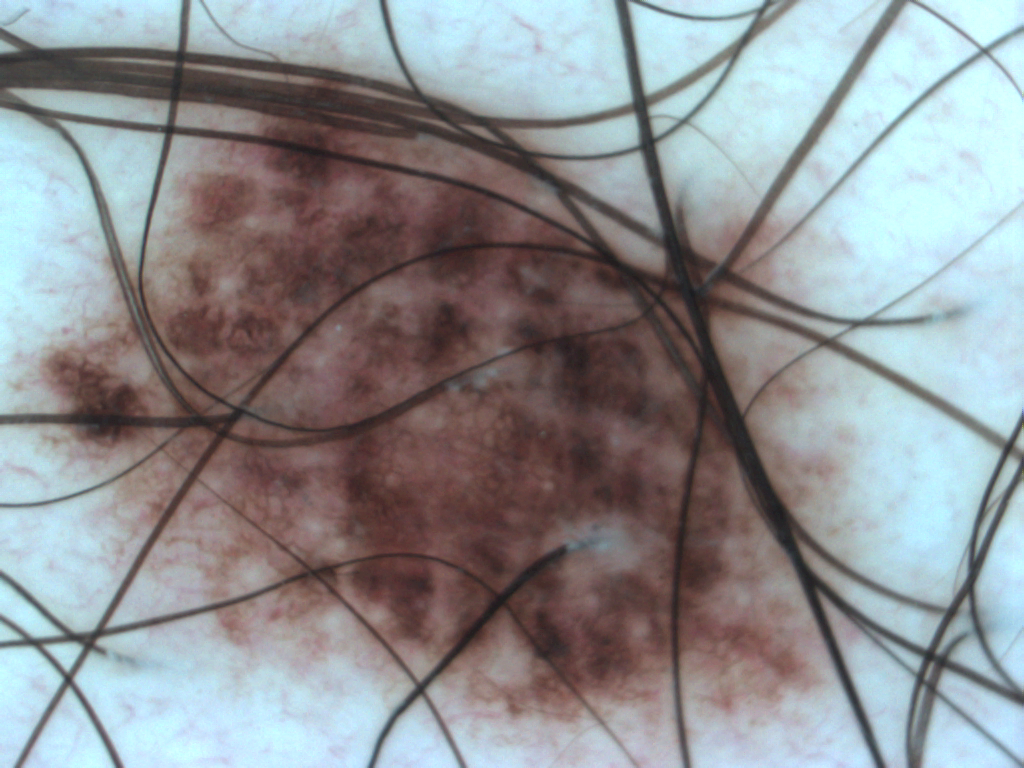
#> input picture img/V4_2017/01/03/00001927_00003817/00013004.bmp, 1024 x 768 px, found by its file name
$ python apertura2.py ../img/V4_2017/01/03/00001927_00003817/00013004.bmp   (older library calls are emulated)
#> lines starting #> are read from the running program, lines starting #| are printed output that depends on the picture
# Apertura di immagini multiple
import os
import sys
import cv2
import numpy
import numpy.ma
import matplotlib
from matplotlib import pyplot as plt

img_path = "C:\\Users\\matte\\OneDrive\\Documenti\\GitHub\\dilidermo\\img\\V4_2017\\01\03\\00001927_00003817\\00013004.bmp"#sys.argv[1]

# Calcolo istrogramma
def histogram(grey, mask=None):
        channel = [0]
        hist = cv2.calcHist([grey], channels=[0], mask=None, histSize=[256], ranges=[0, 256])
        plt.plot(hist)
        plt.show()
        return (hist)

#
def show_result(grey, laplacian, sobelx, sobely):
        matplotlib.pyplot.subplot(2, 2, 1)
        matplotlib.pyplot.imshow(grey, cmap='gray')
        matplotlib.pyplot.title('Original')
        matplotlib.pyplot.xticks([])
        matplotlib.pyplot.yticks([])
        matplotlib.pyplot.subplot(2, 2, 2)
        matplotlib.pyplot.imshow(laplacian, cmap='gray')
        matplotlib.pyplot.title('Laplacian')
        matplotlib.pyplot.xticks([])
        matplotlib.pyplot.yticks([])
        matplotlib.pyplot.subplot(2, 2, 3)
        matplotlib.pyplot.imshow(sobelx, cmap='gray')
        matplotlib.pyplot.title('Sobel X')
        matplotlib.pyplot.xticks([])
        matplotlib.pyplot.yticks([])
        matplotlib.pyplot.subplot(2, 2, 4)
        matplotlib.pyplot.imshow(sobely, cmap='gray')
        matplotlib.pyplot.title('Sobel Y')
        matplotlib.pyplot.xticks([])
        matplotlib.pyplot.yticks([])
        matplotlib.pyplot.show()


# Funzione di preprocessing immagini (Calcolo gradienti)
def test_gradient(img, grey):
        laplacian64 = cv2.Laplacian(grey, cv2.CV_64F)
        laplacian = numpy.uint8(numpy.absolute(laplacian64))
        sobelx64 = cv2.Sobel(grey, cv2.CV_64F, 1, 0, ksize=5)
        sobelx = numpy.uint8(numpy.absolute(sobelx64))
        sobely64 = cv2.Sobel(grey, cv2.CV_64F, 0, 1, ksize=5)
        sobely = numpy.uint8(numpy.absolute(sobely64))
        show_result(grey, laplacian, sobelx, sobely)

try:
        img = cv2.imread(img_path)
#> img is the input picture: shape (768, 1024, 3); mean B, G, R 147.6, 144.5, 142.5
        grey = cv2.cvtColor(img, cv2.COLOR_RGB2GRAY)
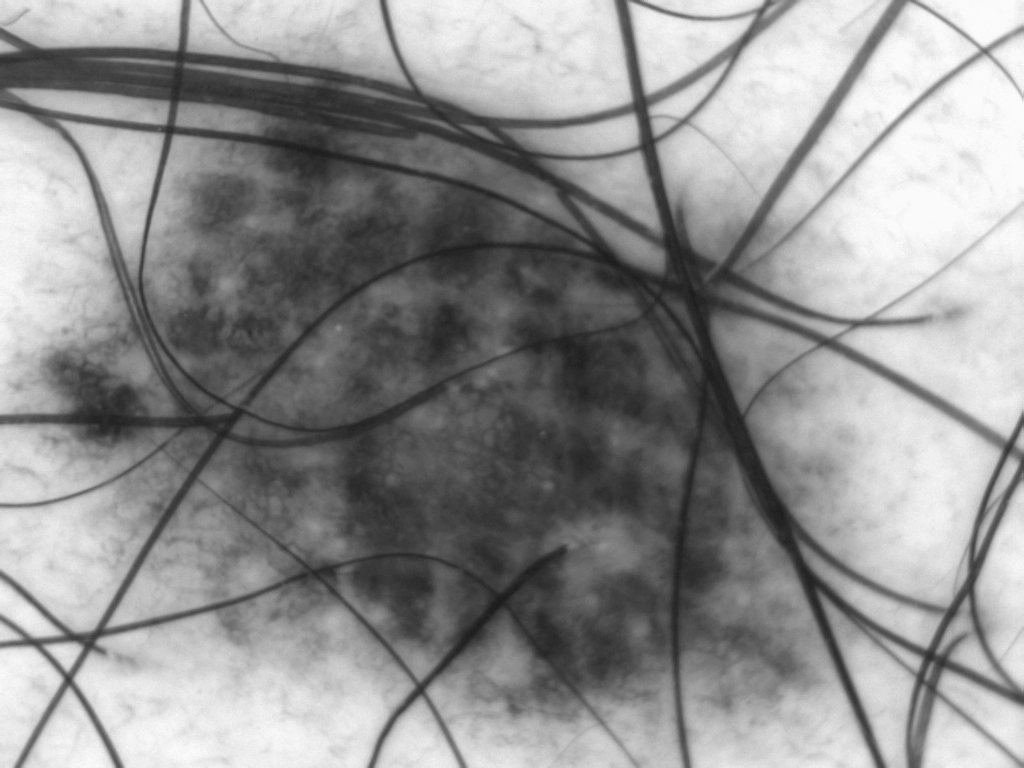
#> grey: shape (768, 1024); min 27, max 252, mean 145.2
        cv2.imshow("Maledetta immagine", img)
        histogram(grey)
#> in histogram, `hist = cv2.calcHist([grey], channels=[0], mask=None, histSize=[256], r..`: hist = 256 values, max 8760 at index 250, min 0 at index 0, mean 3072
#> in histogram, `plt.show()`:
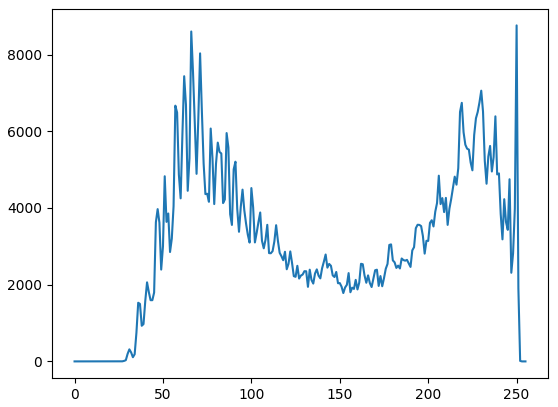
#> figure drawn by matplotlib, 1 panel; curve peaks at x = 250, y = 8760
        test_gradient(img, grey)
#> in test_gradient, `laplacian = numpy.uint8(numpy.absolute(laplacian64))`:
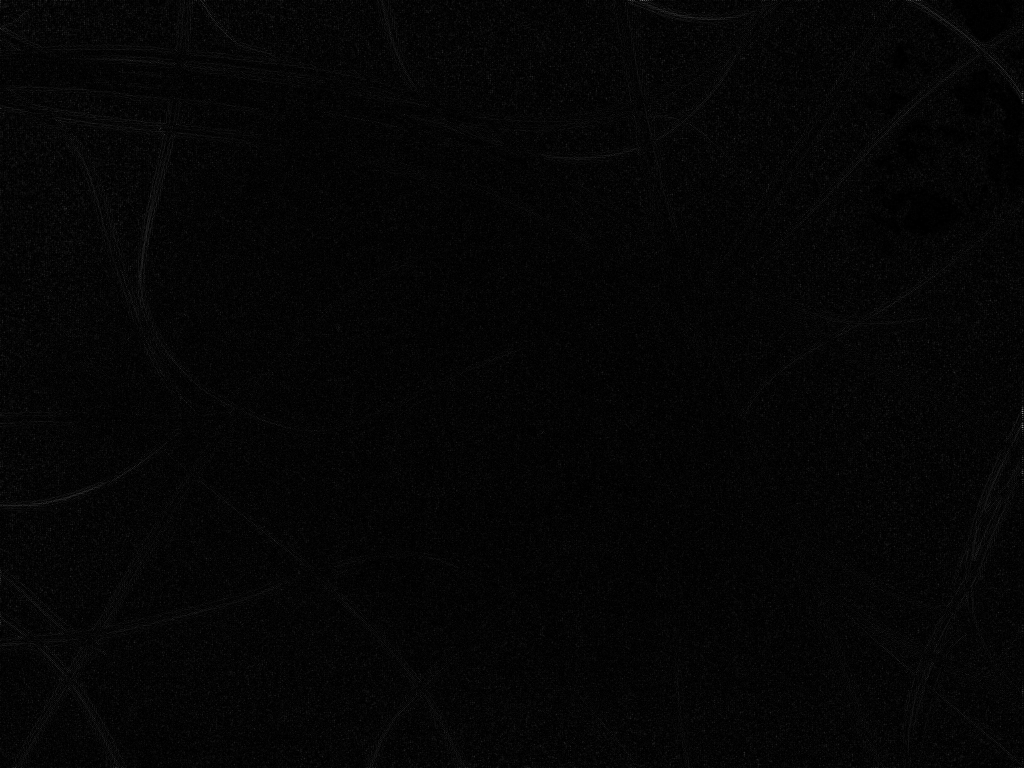
#> laplacian: shape (768, 1024); min 0, max 129, mean 4.7
#> in test_gradient, `sobelx = numpy.uint8(numpy.absolute(sobelx64))`:
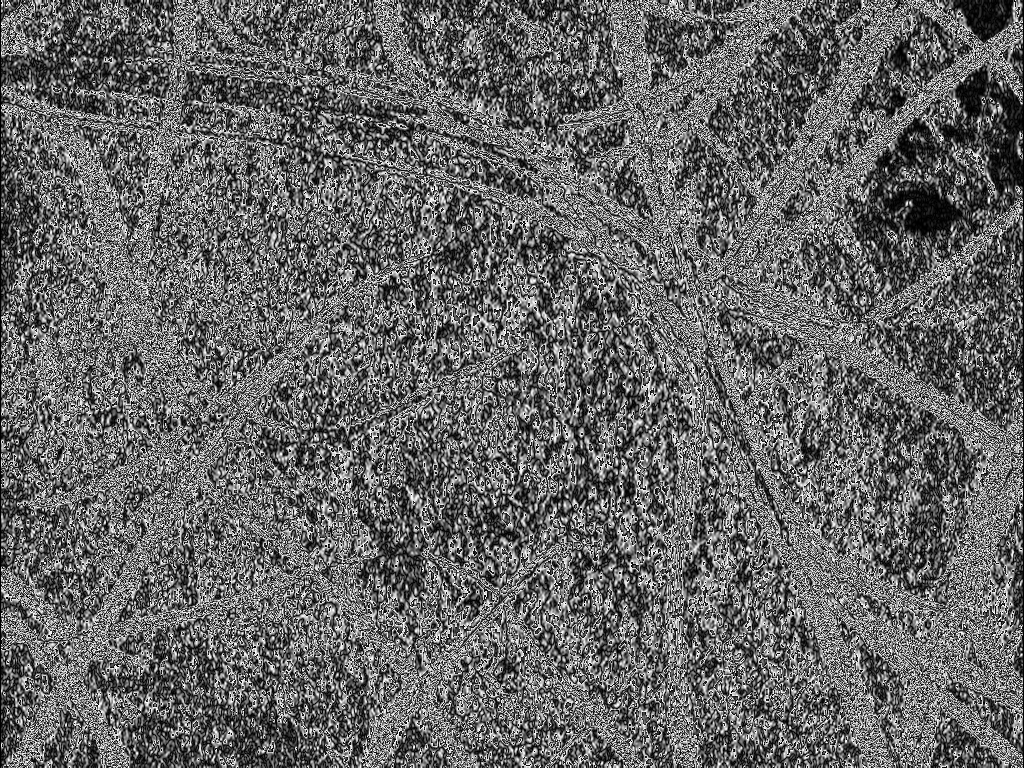
#> sobelx: shape (768, 1024); min 0, max 255, mean 101.9
#> in test_gradient, `sobely64 = cv2.Sobel(grey, cv2.CV_64F, 0, 1, ksize=5)`:
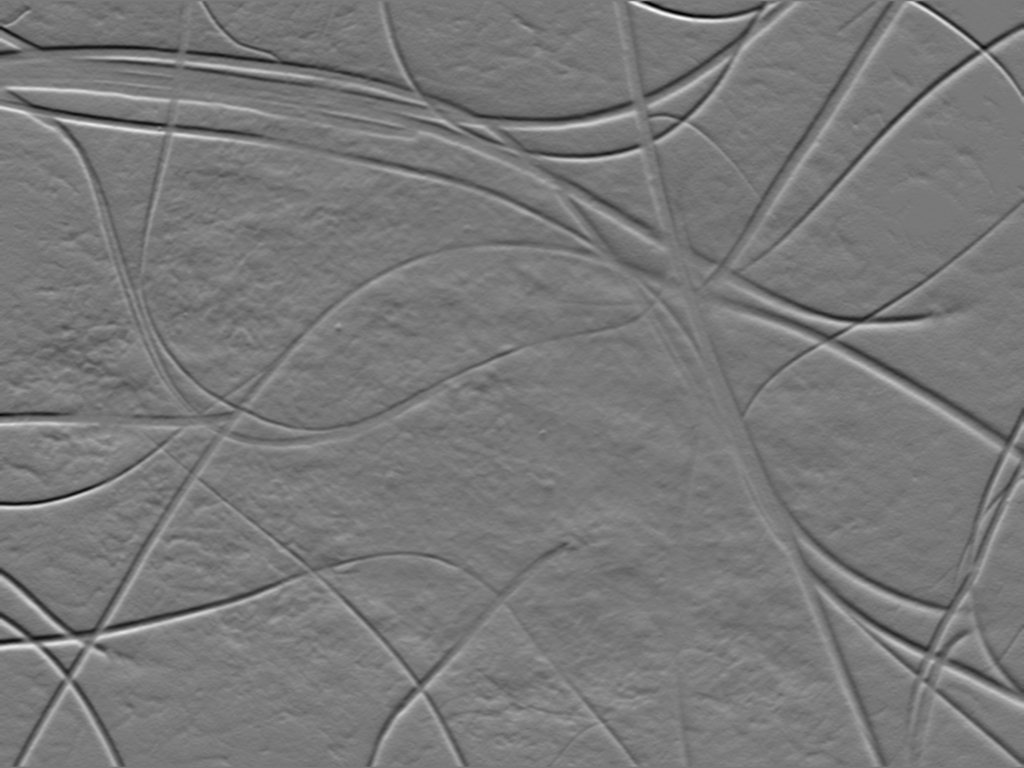
#> sobely64: shape (768, 1024) float64; min -3884, max 4299, mean -1; drawn with min black and max white
#> in test_gradient, `sobely = numpy.uint8(numpy.absolute(sobely64))`:
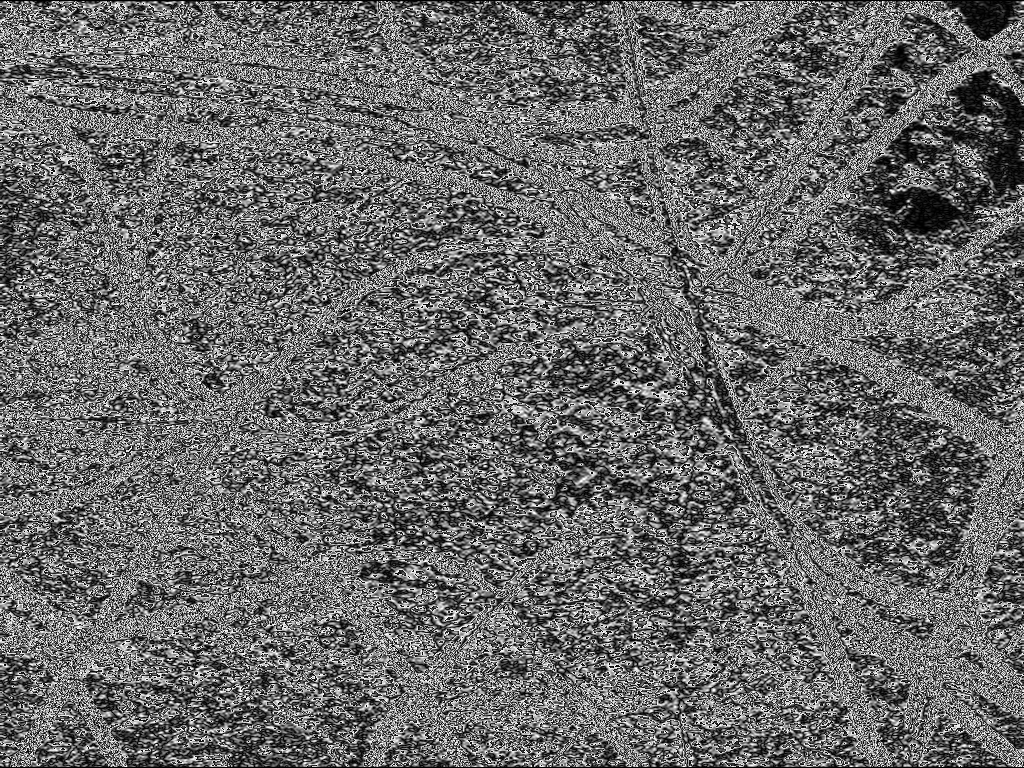
#> sobely: shape (768, 1024); min 0, max 255, mean 104.7
        cv2.waitKey(500)
        cv2.destroyAllWindows()
except:
        print("Oops! ", sys.exc_info()[0], "occured.")

$ run again, with img/V4_2017/01/03/00001927_00003817/00013005.bmp copied over img/V4_2017/01/03/00001927_00003817/00013004.bmp
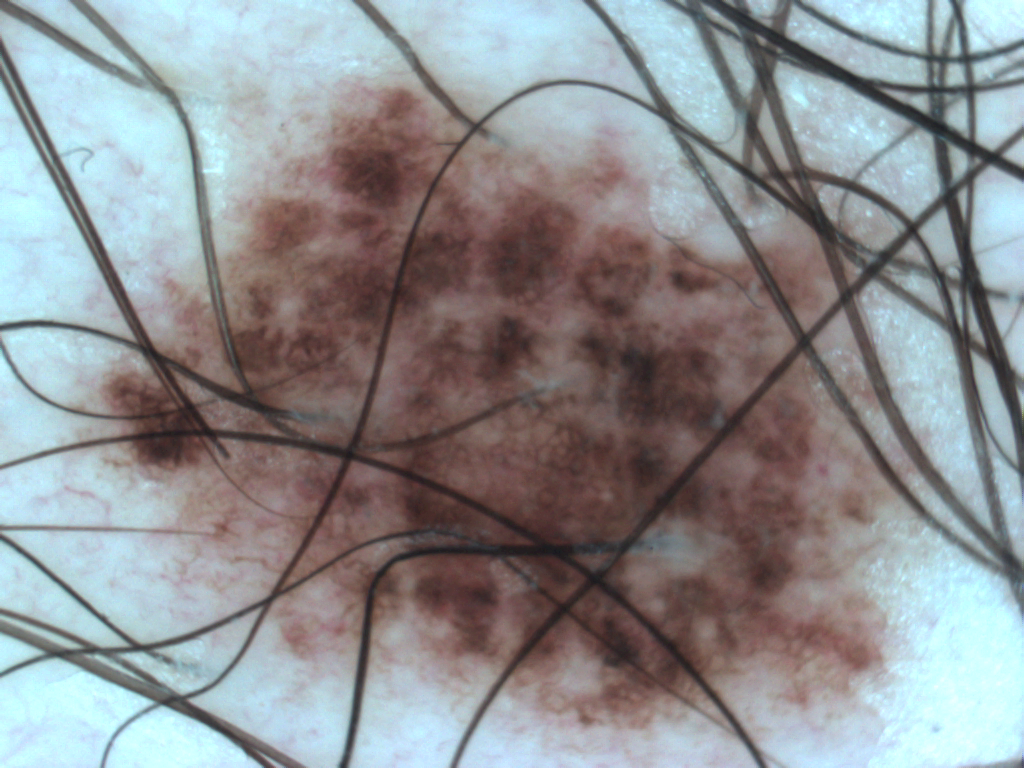
#> input picture img/V4_2017/01/03/00001927_00003817/00013005.bmp, 1024 x 768 px, found by its file name
#> img is the input picture: shape (768, 1024, 3); mean B, G, R 146.3, 143.6, 142.1
#> `grey = cv2.cvtColor(img, cv2.COLOR_RGB2GRAY)`:
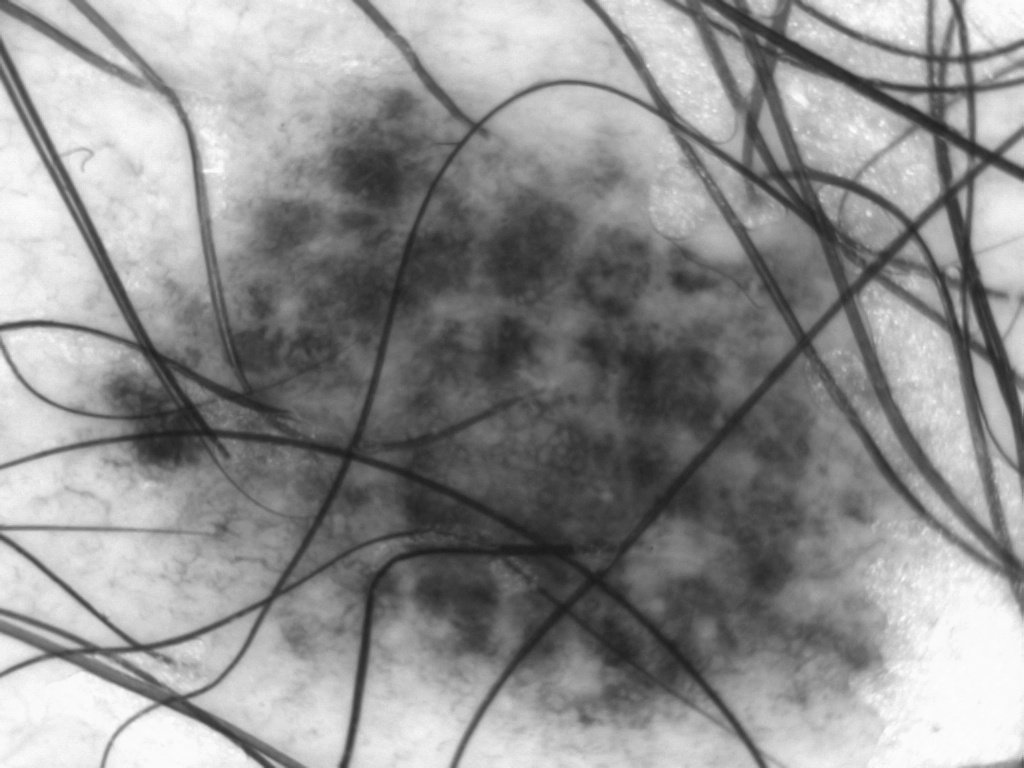
#> grey: shape (768, 1024); min 25, max 253, mean 144.2
#> hist = 256 values, max 8847 at index 250, min 0 at index 0, mean 3072
#> in test_gradient, `sobely = numpy.uint8(numpy.absolute(sobely64))`:
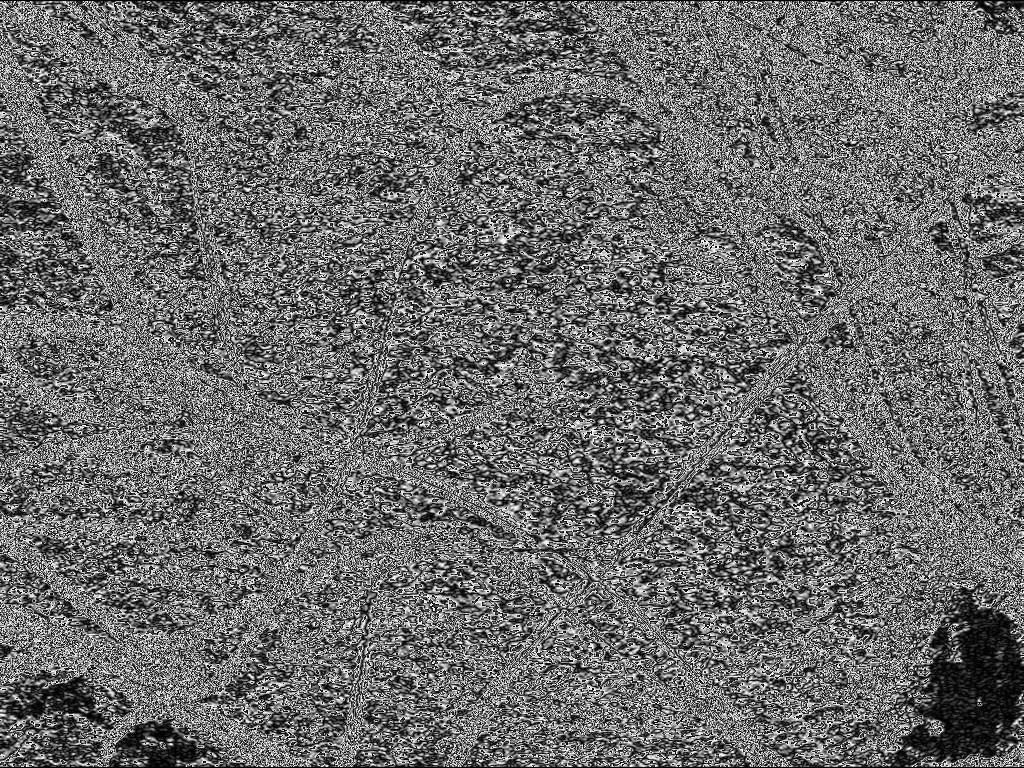
#> sobely: shape (768, 1024); min 0, max 255, mean 107
